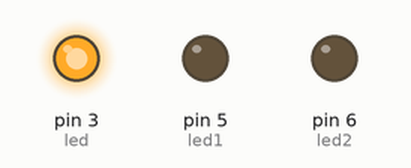
Bench run of a sketch on a simulated Arduino Uno, built with avr-gcc and run on an emulated ATmega328P. Shown: output pins drawn as LEDs (lit = HIGH).

Above: at 0.5 s.
At 1.5 s:
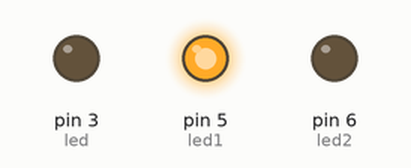
At 5.5 s:
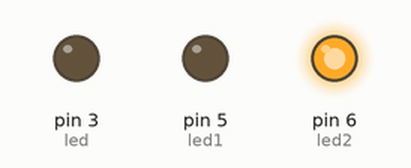
Timing chart, 0 to 6.9 s (numbered marks = the images above):
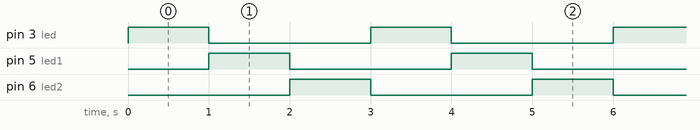

The sketch:

RGB_LED_by_PWM-Example1.ino
```cpp
int led = 3;
int led1 = 5;
int led2 = 6;

void setup()
{
  pinMode(led, OUTPUT);
  pinMode(led1, OUTPUT);
  pinMode(led2, OUTPUT);
}

void loop()
{
  digitalWrite(led, HIGH);
  digitalWrite(led1, LOW);
  digitalWrite(led2, LOW);
  delay(1000);
  digitalWrite(led, LOW);
  digitalWrite(led1, HIGH);
  digitalWrite(led2, LOW);
  delay(1000);
  digitalWrite(led, LOW);
  digitalWrite(led1, LOW);
  digitalWrite(led2, HIGH);
  delay(1000);
}
```

Measured:
- by itself, pin 3 (led), pin 5 (led1), pin 6 (led2): alternates HIGH for 1.0 s and LOW for 2.0 s
- by itself, everything shown: repeats every 3.0 s, in 3 steps
